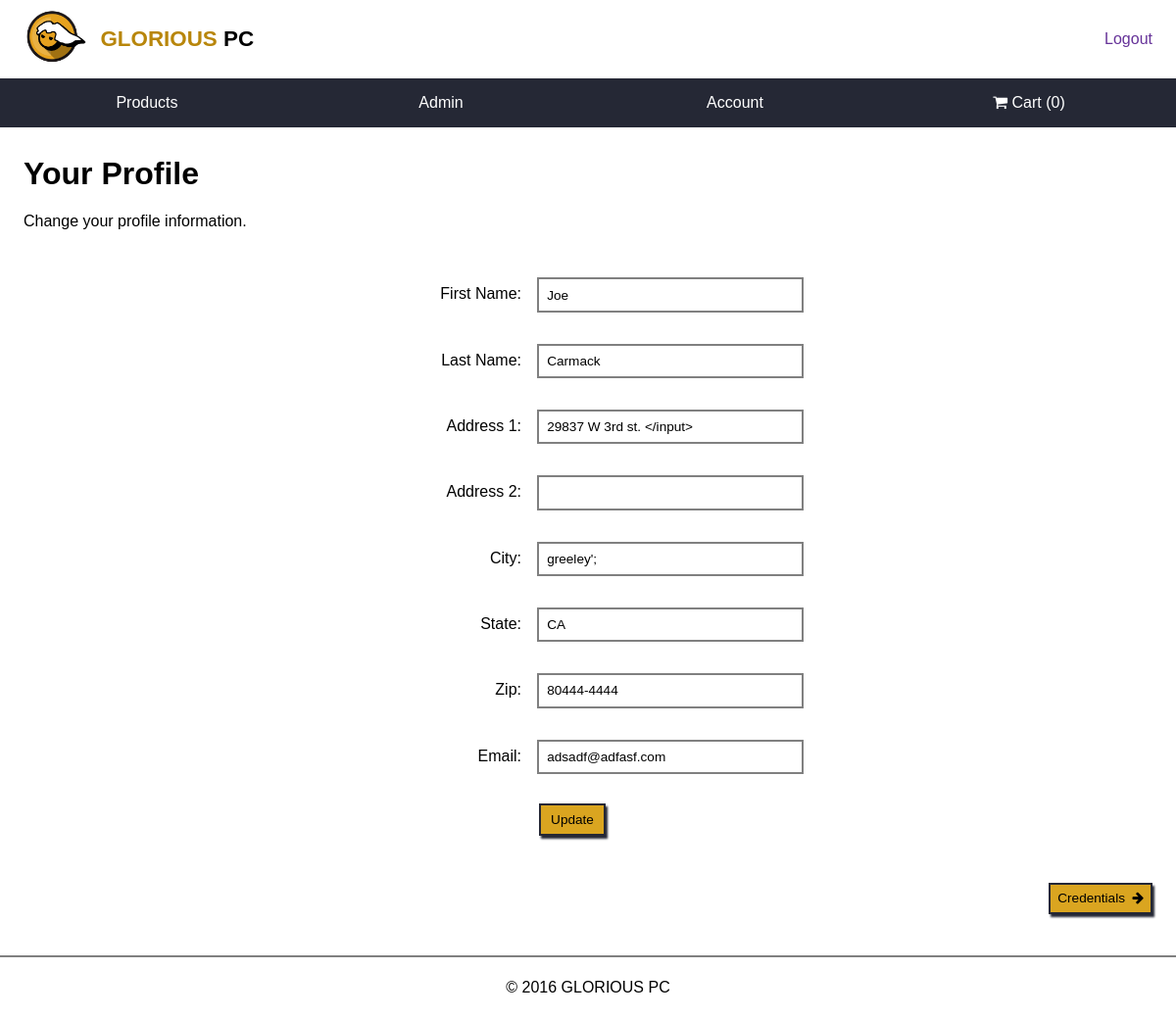
The app's page /account/index.php?action=view_profile (signed in), older data.
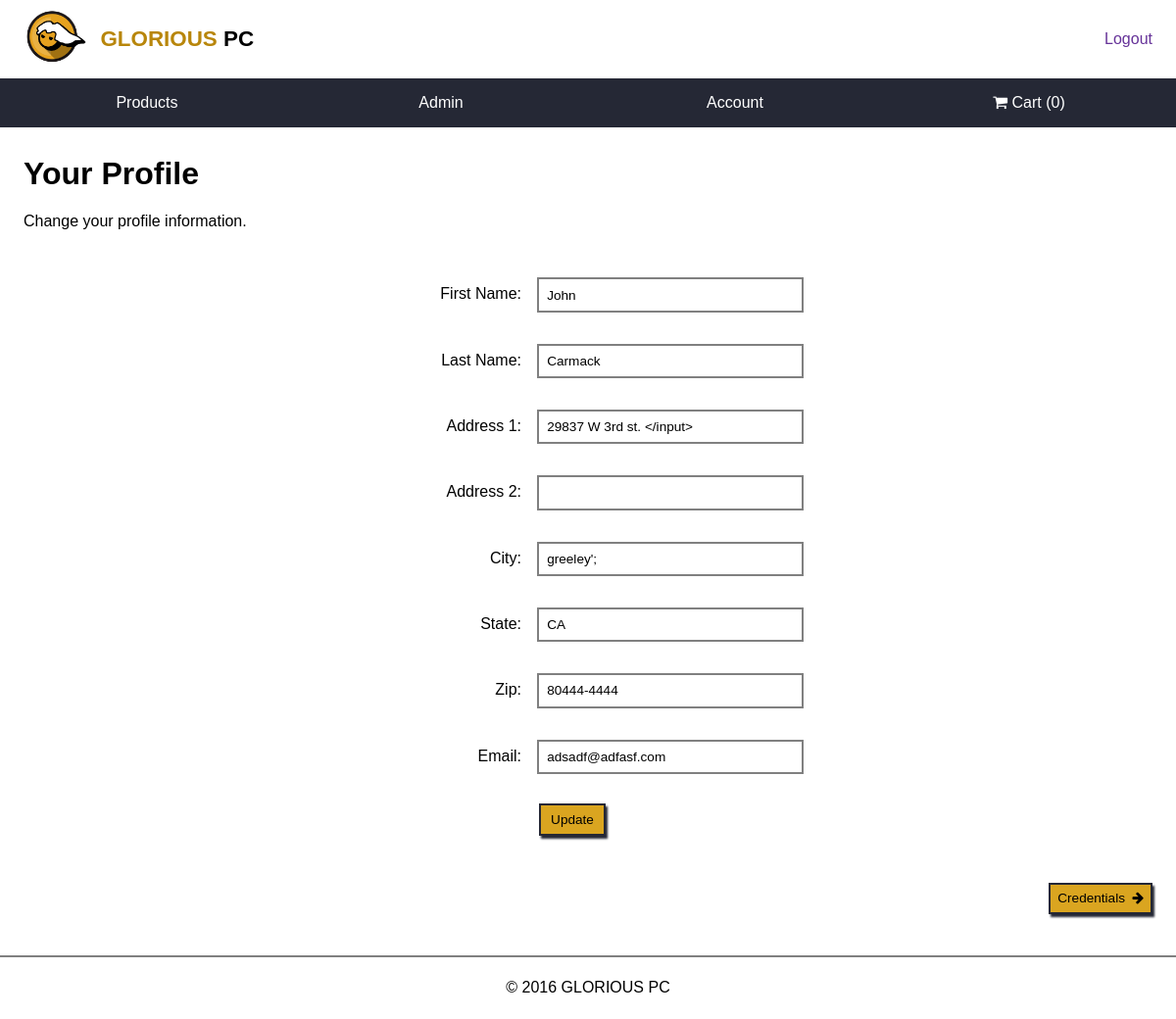
The same page, newer data.
### tables this page shows
CREATE TABLE `Customer` (
  `CustomerId` int(11) NOT NULL,
  `FirstName` varchar(100) NOT NULL,
  `LastName` varchar(100) NOT NULL,
  `Address1` varchar(100) NOT NULL,
  `Address2` varchar(100) NOT NULL,
  `City` varchar(100) NOT NULL,
  `State` char(2) NOT NULL,
  `Zip` varchar(10) NOT NULL,
  `Email` varchar(100) NOT NULL,
  `AppUserId` int(11) NOT NULL
);

### server/database/customers.php (called while the page is built, shortened)
<?php
function get_customer_by_user_id($AppUserId) {
    global $db;
    $query = '
        SELECT *
        FROM Customer c
        INNER JOIN AppUser u
            ON c.AppUserId = u.AppUserId
        WHERE c.AppUserId = :appUserId;';
    try {
        $statement = $db->prepare($query);
        $statement->bindValue(':appUserId', $AppUserId);
        $statement->execute();
        $user = $statement->fetch();
        return $user;
    } catch (PDOException $e) {
        $error_message = $e->getMessage();
        display_db_error($error_message);
    }
}
?>

### account/profile_edit_fields.php (the view)
<div class="form-group">
    <label for="FirstName">First Name:</label>
    <input type="text" name="FirstName" value="<?php echo htmlspecialchars($FirstName) ?>">
</div>
<div class="form-group">
    <label for="LastName">Last Name:</label>
    <input type="text" name="LastName" value="<?php echo htmlspecialchars($LastName) ?>">
</div>
<div class="form-group">
    <label for="Address1">Address 1:</label>
    <input type="text" name="Address1" value="<?php echo htmlspecialchars($Address1) ?>">
</div>
<div class="form-group">
    <label for="Address2">Address 2:</label>
    <input type="text" name="Address2" value="<?php echo htmlspecialchars($Address2) ?>">
</div>
<div class="form-group">
    <label for="City">City:</label>
    <input type="text" name="City" value="<?php echo htmlspecialchars($City) ?>">
</div>
<div class="form-group">
    <label for="State">State:</label>
    <input type="text" name="State" value="<?php echo htmlspecialchars($State) ?>">
</div>
<div class="form-group">
    <label for="Zip">Zip:</label>
    <input type="text" name="Zip" value="<?php echo htmlspecialchars($Zip) ?>">
</div>
<div class="form-group">
    <label for="Email">Email:</label>
    <input type="text" name="Email" value="<?php echo htmlspecialchars($Email) ?>">
</div>

Row changes from the older to the newer data that the page shows:
changed customer "Carmack": FirstName "Joe" → "John"
